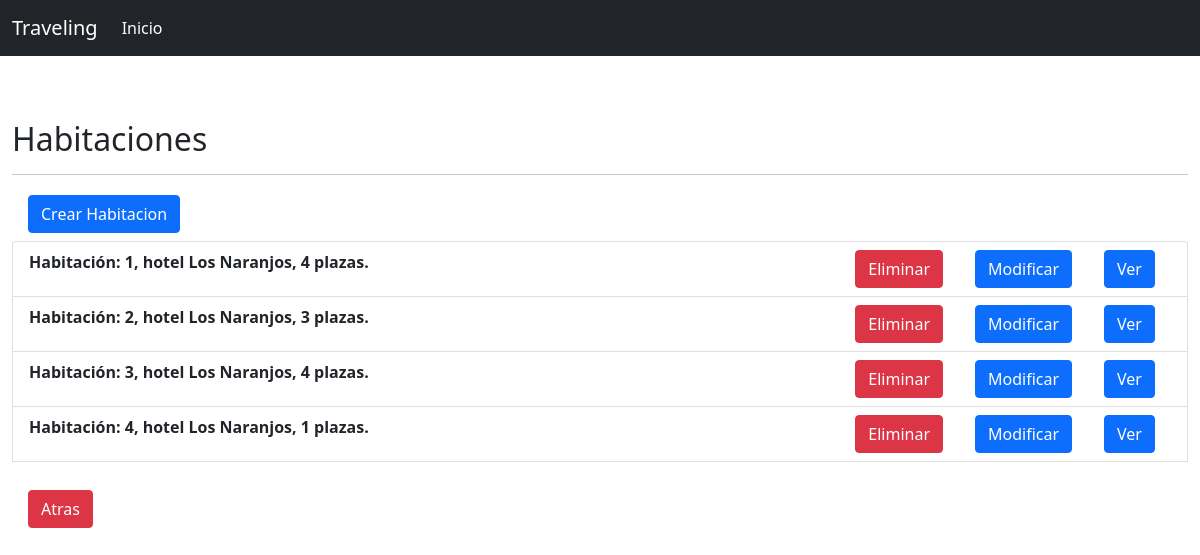
The app's page /habitacion/list/ with its own data.
### finalCristianGarcia/models/habitacion.py (models this page shows, shortened)
class Habitacion(models.Model):
    cantidad_de_plazas = models.IntegerField()
    numero_habitacion = models.CharField(max_length= 5, null= False, blank=False, unique= True)
    descripcion = models.CharField(max_length=50, default='')
    precio_por_noche = models.FloatField()
    hotel = models.ForeignKey(Hotel, on_delete= models.CASCADE)
    reservas = models.ManyToManyField(Reserva, null= True, blank=True)
    def __str__(self):
        return 'Habitación: ' + self.numero_habitacion + ', hotel ' + self.hotel.nombre + ', ' + str(self.cantidad_de_plazas) + ' plazas.'

### finalCristianGarcia/models/hotel.py (models this page shows, shortened)
class Hotel(models.Model):
    nombre = models.CharField(max_length=50)
    direccion = models.CharField(max_length=100)
    foto = models.ImageField()
    reseña = models.TextField(default="")

### finalCristianGarcia/views/habitacion.py (the view)
# urls.py: path('habitacion/list/', HabitacionListView.as_view(), name = 'habitacion_list'),
class HabitacionListView(ListView):
    model = Habitacion
    template_name = "finalCristianGarcia/habitacion_list.html"
    queryset = Habitacion.objects.order_by('id')
    fields = 'numero_habitacion','hotel', 'cantidad_de_plazas'

### finalCristianGarcia/templates/finalCristianGarcia/habitacion_list.html (shortened to what this page needs)
{% extends 'base.html' %}
{% load crispy_forms_tags %}
{% block content %}
    <br>
    <br>
    <br>
    <h2>Habitaciones
    <hr>
    <div class="float-right"><a class="btn btn-primary mx-3 float-right" href="{% url 'habitacion_create' %}">Crear Habitacion</a></div>
    </h2>
    <ul class="list-group">
        {% for habitacion in object_list %}
            <li class="list-group-item">
                <div class="row">
                    <div class="col-4"> <strong>{{ habitacion }} </strong> </div>
                        <div class="col-8 d-flex justify-content-end ">
                    <a class="mx-3 float-right btn btn-danger" href="{% url 'habitacion_delete' habitacion.id %}">Eliminar</a>
                    <a class="mx-3 float-right btn btn-primary" href="{% url 'habitacion_update' habitacion.id %}">Modificar</a>
                    <a class="mx-3 float-right btn btn-primary" href="{% url 'habitacion_detail' habitacion.id %}">Ver</a>
                </div>
                </div>
            </li>
        {% endfor %}
        <div class="col-4">
            <br>
            <a class="btn btn-danger mx-3 float-right mt-1" href="{% url 'dashboard' %}">Atras</a>
        </div>
    </ul>
{% endblock %}

### records on screen
Habitacion: numero_habitacion+hotel+cantidad_de_plazas "Habitación: 1, hotel Los Naranjos, 4 plazas."
Habitacion: numero_habitacion+hotel+cantidad_de_plazas "Habitación: 2, hotel Los Naranjos, 3 plazas."
Habitacion: numero_habitacion+hotel+cantidad_de_plazas "Habitación: 3, hotel Los Naranjos, 4 plazas."
Habitacion: numero_habitacion+hotel+cantidad_de_plazas "Habitación: 4, hotel Los Naranjos, 1 plazas."
